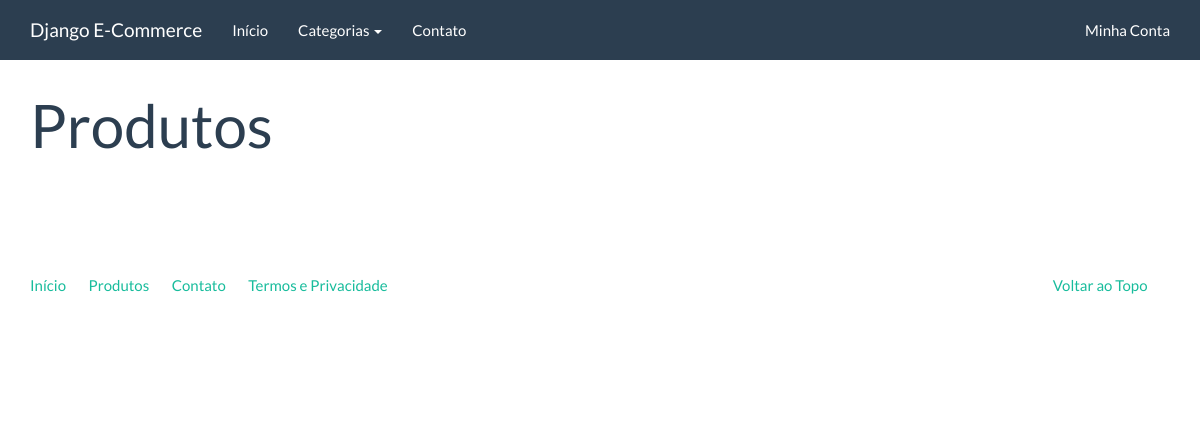
Page /catalogo/ on the earlier database version.
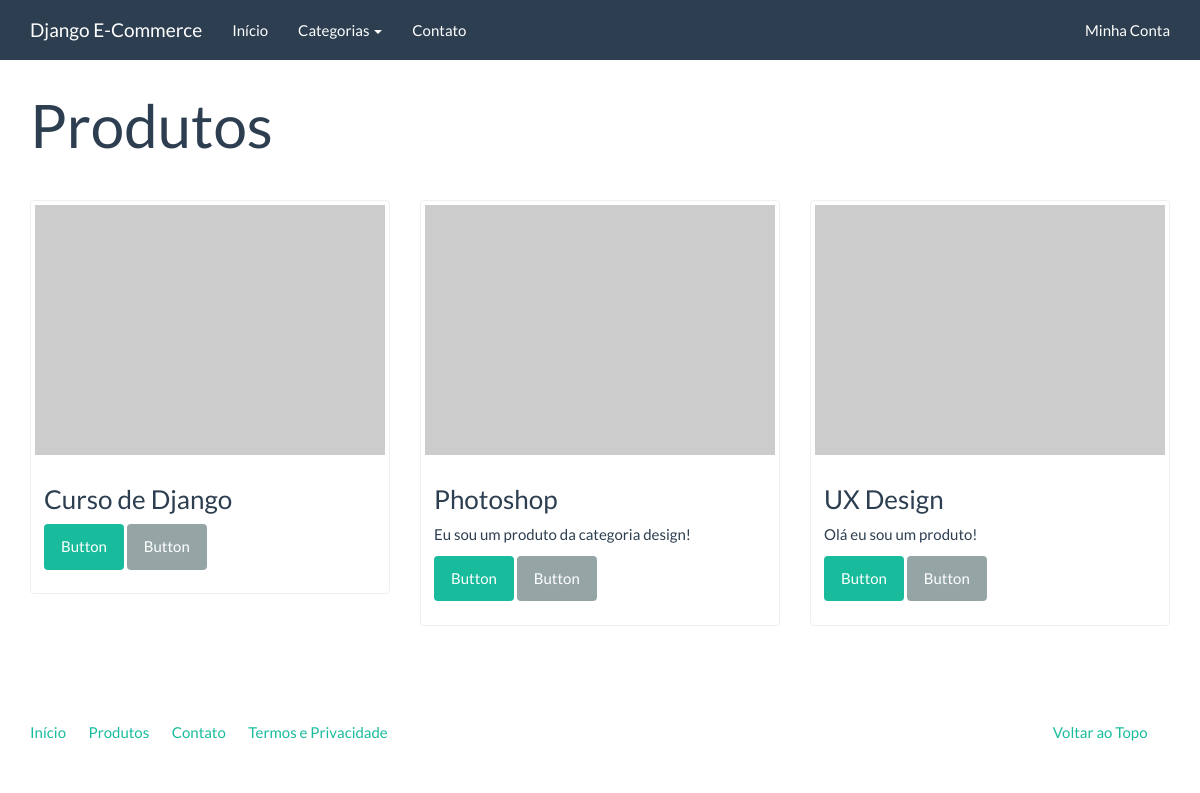
Same page on the later database version.
### catalog/models.py (models this page shows)
class Product(models.Model):
    name = models.CharField('Nome', max_length=100)
    slug = models.SlugField('Identificador', max_length=100)
    category = models.ForeignKey('catalog.Category', verbose_name='Categoria')
    description = models.TextField('Descrição', blank=True)
    price = models.DecimalField('Preço', decimal_places=2, max_digits=8)
    created = models.DateTimeField('Criado em', auto_now_add=True)
    modified = models.DateTimeField('Modificado em', auto_now=True)
    class Meta:
        verbose_name = 'Produto'
        verbose_name_plural = 'Produtos'
        ordering = ['name']
    def __str__(self):
        return self.name
    def get_absolute_url(self):
        return reverse('catalog:product', kwargs={'slug': self.slug})

### catalog/views.py (the view)
def product_list(request):
    context = {
        'product_list': Product.objects.all()
    }
    return render(request, 'catalog/product_list.html', context)

### catalog/context_processors.py (called while the page is built)
def categories(request):
    return {
        'categories': Category.objects.all()
    }

### catalog/models.py (called while the page is built)
    def __str__(self):
        return self.name

    def get_absolute_url(self):
        return reverse('catalog:category', kwargs={'slug': self.slug})

### catalog/templates/catalog/product_list.html (shortened to what this page needs)
{% extends "base.html" %}
{% block container %}
<div class="page-header">
    <h1>Produtos</h1>
</div>
<div class="row">
    {% for product in product_list %}
    <div class="col-sm-6 col-md-4">
        <div class="thumbnail">
            <a href="{{ product.get_absolute_url }}">
                <img src="http://placehold.it/350x250" alt="" />
            </a>
            <div class="caption">
                <h3>{{ product }}</h3>
                {{ product.description|linebreaks }}
                <p><a href="{{ product.get_absolute_url }}" class="btn btn-success"
                role="button">Button</a> <a href="#" class="btn btn-default" role="button">Button</a></p>
            </div>
        </div>
    </div>
    {% endfor %}
</div>
{% endblock %}

### core/templates/base.html (shortened to what this page needs)
<!DOCTYPE html>
{% load static %}
<html lang="en">
<head>
	<link rel="stylesheet" href="{% static 'assets/bootstrap.min.css' %}" media="screen" />
	<link rel="stylesheet" href="{% static 'assets/custom.min.css' %}" media="screen" />
</head>
<body>
    <div class="navbar navbar-default navbar-fixed-top">
      <div class="container">
        <div class="navbar-header">
          <a href="" class="navbar-brand">Django E-Commerce</a>
        </div>
        <div class="navbar-collapse collapse" id="navbar-main">
          <ul class="nav navbar-nav">
            <li>
              <a href="{% url 'index' %}">Início</a>
            </li>
            <li class="dropdown">
              <a class="dropdown-toggle" data-toggle="dropdown" href="{% url 'catalog:product_list' %}"
							 id="download">Categorias <span class="caret"></span></a>
            </li>
			<li>
				<a href="{% url 'contact' %}">Contato</a>
			</li>
          </ul>
          <ul class="nav navbar-nav navbar-right">
            <li><a href="#">Minha Conta</a></li>
          </ul>
        </div>
      </div>
    </div>
    <div class="container">
		{% block container %}
		{% endblock %}
		<footer>
			<div class="row">
			  <div class="col-lg-12">
			    <ul class="list-unstyled">
			      <li class="pull-right"><a href="#top">Voltar ao Topo</a></li>
			      <li><a href="">Início</a></li>
			      <li><a href="">Produtos</a></li>
			      <li><a href="">Contato</a></li>
			      <li><a href="">Termos e Privacidade</a></li>
			    </ul>
			  </div>
			</div>
		</footer>
	</div>
</body>
</html>

Differences in the rows shown:
added Product: name "Curso de Django"
added Product: name "Photoshop", description "Eu sou um produto da categoria design!"
added Product: name "UX Design", description "Olá eu sou um produto!"
